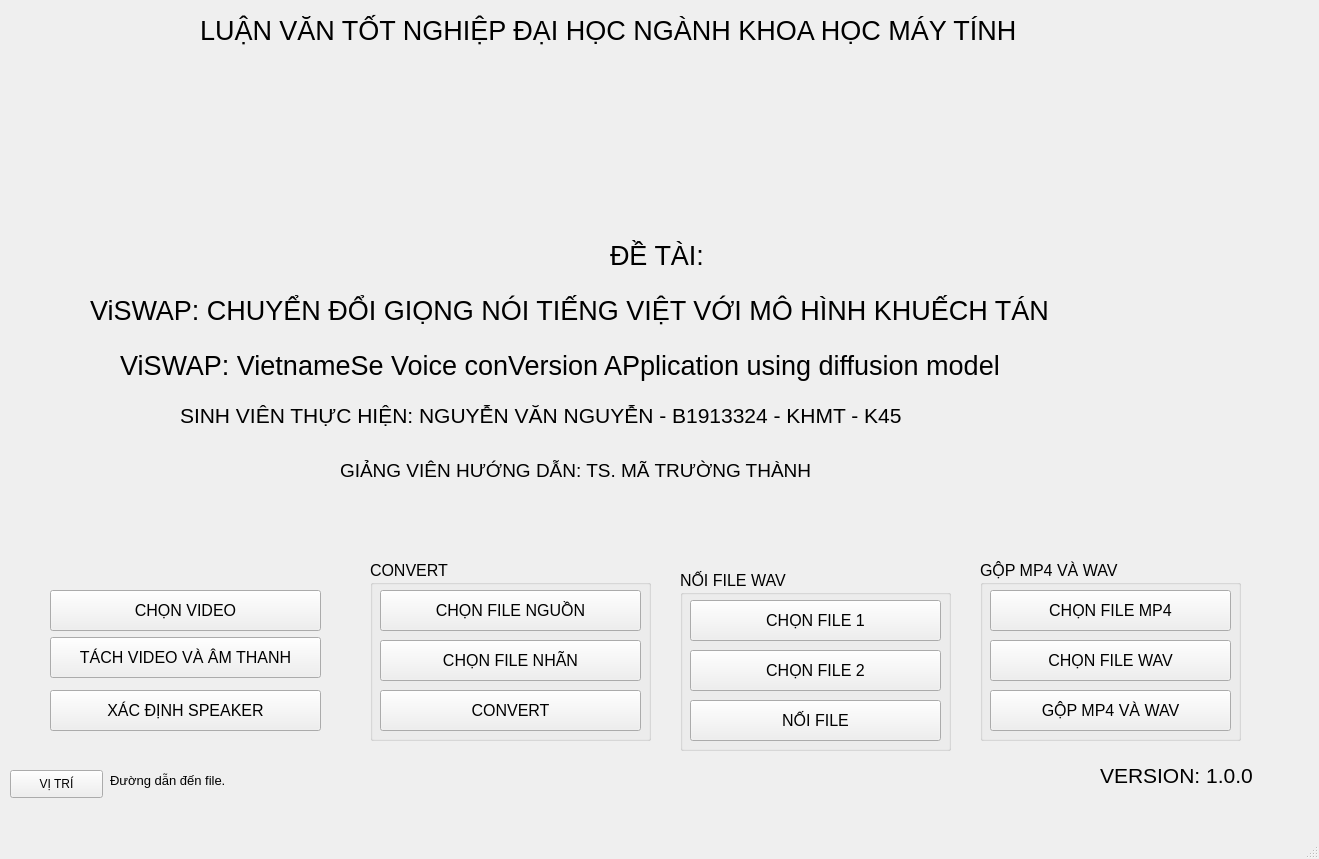
<?xml version="1.0" encoding="UTF-8"?>
<ui version="4.0">
 <class>MainWindow</class>
 <widget class="QMainWindow" name="MainWindow">
  <property name="geometry">
   <rect>
    <x>0</x>
    <y>0</y>
    <width>1319</width>
    <height>859</height>
   </rect>
  </property>
  <property name="windowTitle">
   <string>MainWindow</string>
  </property>
  <widget class="QWidget" name="centralwidget">
   <widget class="QLabel" name="luanVan">
    <property name="geometry">
     <rect>
      <x>200</x>
      <y>10</y>
      <width>941</width>
      <height>41</height>
     </rect>
    </property>
    <property name="font">
     <font>
      <pointsize>20</pointsize>
     </font>
    </property>
    <property name="text">
     <string>LUẬN VĂN TỐT NGHIỆP ĐẠI HỌC NGÀNH KHOA HỌC MÁY TÍNH</string>
    </property>
   </widget>
   <widget class="QPushButton" name="linkVideo">
    <property name="geometry">
     <rect>
      <x>50</x>
      <y>590</y>
      <width>271</width>
      <height>41</height>
     </rect>
    </property>
    <property name="font">
     <font>
      <pointsize>12</pointsize>
     </font>
    </property>
    <property name="text">
     <string>CHỌN VIDEO</string>
    </property>
   </widget>
   <widget class="QPushButton" name="tachMp4Wav">
    <property name="geometry">
     <rect>
      <x>50</x>
      <y>637</y>
      <width>271</width>
      <height>41</height>
     </rect>
    </property>
    <property name="font">
     <font>
      <pointsize>12</pointsize>
     </font>
    </property>
    <property name="text">
     <string>TÁCH VIDEO VÀ ÂM THANH</string>
    </property>
   </widget>
   <widget class="QPushButton" name="speaker">
    <property name="geometry">
     <rect>
      <x>50</x>
      <y>690</y>
      <width>271</width>
      <height>41</height>
     </rect>
    </property>
    <property name="font">
     <font>
      <pointsize>12</pointsize>
     </font>
    </property>
    <property name="text">
     <string>XÁC ĐỊNH SPEAKER</string>
    </property>
   </widget>
   <widget class="QLabel" name="label_linkVideo">
    <property name="geometry">
     <rect>
      <x>110</x>
      <y>770</y>
      <width>931</width>
      <height>21</height>
     </rect>
    </property>
    <property name="font">
     <font>
      <pointsize>10</pointsize>
     </font>
    </property>
    <property name="text">
     <string>Đường dẫn đến file.</string>
    </property>
   </widget>
   <widget class="QGroupBox" name="convert">
    <property name="geometry">
     <rect>
      <x>370</x>
      <y>560</y>
      <width>281</width>
      <height>181</height>
     </rect>
    </property>
    <property name="font">
     <font>
      <pointsize>12</pointsize>
     </font>
    </property>
    <property name="title">
     <string>CONVERT </string>
    </property>
    <widget class="QPushButton" name="srcFile">
     <property name="geometry">
      <rect>
       <x>10</x>
       <y>30</y>
       <width>261</width>
       <height>41</height>
      </rect>
     </property>
     <property name="text">
      <string>CHỌN FILE NGUỒN</string>
     </property>
    </widget>
    <widget class="QPushButton" name="tgtFile">
     <property name="geometry">
      <rect>
       <x>10</x>
       <y>80</y>
       <width>261</width>
       <height>41</height>
      </rect>
     </property>
     <property name="text">
      <string>CHỌN FILE NHÃN</string>
     </property>
    </widget>
    <widget class="QPushButton" name="convertAudio">
     <property name="geometry">
      <rect>
       <x>10</x>
       <y>130</y>
       <width>261</width>
       <height>41</height>
      </rect>
     </property>
     <property name="text">
      <string>CONVERT</string>
     </property>
    </widget>
   </widget>
   <widget class="QPushButton" name="viTri">
    <property name="geometry">
     <rect>
      <x>10</x>
      <y>770</y>
      <width>93</width>
      <height>28</height>
     </rect>
    </property>
    <property name="text">
     <string>VỊ TRÍ</string>
    </property>
   </widget>
   <widget class="QGroupBox" name="noiFileWav">
    <property name="geometry">
     <rect>
      <x>680</x>
      <y>570</y>
      <width>271</width>
      <height>181</height>
     </rect>
    </property>
    <property name="font">
     <font>
      <pointsize>12</pointsize>
     </font>
    </property>
    <property name="title">
     <string>NỐI FILE WAV</string>
    </property>
    <widget class="QPushButton" name="chonWav1">
     <property name="geometry">
      <rect>
       <x>10</x>
       <y>30</y>
       <width>251</width>
       <height>41</height>
      </rect>
     </property>
     <property name="text">
      <string>CHỌN FILE 1</string>
     </property>
    </widget>
    <widget class="QPushButton" name="chonWav2">
     <property name="geometry">
      <rect>
       <x>10</x>
       <y>80</y>
       <width>251</width>
       <height>41</height>
      </rect>
     </property>
     <property name="text">
      <string>CHỌN FILE 2</string>
     </property>
    </widget>
    <widget class="QPushButton" name="noiWav">
     <property name="geometry">
      <rect>
       <x>10</x>
       <y>130</y>
       <width>251</width>
       <height>41</height>
      </rect>
     </property>
     <property name="text">
      <string>NỐI FILE</string>
     </property>
    </widget>
   </widget>
   <widget class="QGroupBox" name="gopMp4Wav_2">
    <property name="geometry">
     <rect>
      <x>980</x>
      <y>560</y>
      <width>261</width>
      <height>181</height>
     </rect>
    </property>
    <property name="font">
     <font>
      <pointsize>12</pointsize>
     </font>
    </property>
    <property name="title">
     <string>GỘP MP4 VÀ WAV</string>
    </property>
    <widget class="QPushButton" name="gopMp4Wav">
     <property name="geometry">
      <rect>
       <x>10</x>
       <y>130</y>
       <width>241</width>
       <height>41</height>
      </rect>
     </property>
     <property name="text">
      <string>GỘP MP4 VÀ WAV</string>
     </property>
    </widget>
    <widget class="QPushButton" name="chonMp4">
     <property name="geometry">
      <rect>
       <x>10</x>
       <y>30</y>
       <width>241</width>
       <height>41</height>
      </rect>
     </property>
     <property name="text">
      <string>CHỌN FILE MP4</string>
     </property>
    </widget>
    <widget class="QPushButton" name="chonWav">
     <property name="geometry">
      <rect>
       <x>10</x>
       <y>80</y>
       <width>241</width>
       <height>41</height>
      </rect>
     </property>
     <property name="text">
      <string>CHỌN FILE WAV</string>
     </property>
    </widget>
   </widget>
   <widget class="QWidget" name="imageLogo" native="true">
    <property name="geometry">
     <rect>
      <x>570</x>
      <y>60</y>
      <width>201</width>
      <height>151</height>
     </rect>
    </property>
   </widget>
   <widget class="QLabel" name="tenDeTai">
    <property name="geometry">
     <rect>
      <x>90</x>
      <y>280</y>
      <width>1111</width>
      <height>61</height>
     </rect>
    </property>
    <property name="font">
     <font>
      <pointsize>20</pointsize>
     </font>
    </property>
    <property name="text">
     <string>ViSWAP: CHUYỂN ĐỔI GIỌNG NÓI TIẾNG VIỆT VỚI MÔ HÌNH KHUẾCH TÁN</string>
    </property>
   </widget>
   <widget class="QLabel" name="GVHD">
    <property name="geometry">
     <rect>
      <x>340</x>
      <y>450</y>
      <width>541</width>
      <height>41</height>
     </rect>
    </property>
    <property name="font">
     <font>
      <pointsize>14</pointsize>
     </font>
    </property>
    <property name="text">
     <string>GIẢNG VIÊN HƯỚNG DẪN: TS. MÃ TRƯỜNG THÀNH</string>
    </property>
   </widget>
   <widget class="QLabel" name="label">
    <property name="geometry">
     <rect>
      <x>120</x>
      <y>340</y>
      <width>1071</width>
      <height>51</height>
     </rect>
    </property>
    <property name="font">
     <font>
      <pointsize>20</pointsize>
     </font>
    </property>
    <property name="text">
     <string>ViSWAP: VietnameSe Voice conVersion APplication using diffusion model</string>
    </property>
   </widget>
   <widget class="QLabel" name="label_2">
    <property name="geometry">
     <rect>
      <x>610</x>
      <y>230</y>
      <width>121</width>
      <height>51</height>
     </rect>
    </property>
    <property name="font">
     <font>
      <pointsize>20</pointsize>
     </font>
    </property>
    <property name="text">
     <string>ĐỀ TÀI:</string>
    </property>
   </widget>
   <widget class="QLabel" name="label_3">
    <property name="geometry">
     <rect>
      <x>180</x>
      <y>390</y>
      <width>891</width>
      <height>51</height>
     </rect>
    </property>
    <property name="font">
     <font>
      <pointsize>16</pointsize>
     </font>
    </property>
    <property name="text">
     <string>SINH VIÊN THỰC HIỆN: NGUYỄN VĂN NGUYỄN - B1913324 - KHMT - K45</string>
    </property>
   </widget>
   <widget class="QLabel" name="label_4">
    <property name="geometry">
     <rect>
      <x>1100</x>
      <y>760</y>
      <width>201</width>
      <height>31</height>
     </rect>
    </property>
    <property name="font">
     <font>
      <pointsize>16</pointsize>
     </font>
    </property>
    <property name="text">
     <string>VERSION: 1.0.0</string>
    </property>
   </widget>
  </widget>
  <widget class="QMenuBar" name="menubar">
   <property name="geometry">
    <rect>
     <x>0</x>
     <y>0</y>
     <width>1319</width>
     <height>26</height>
    </rect>
   </property>
  </widget>
  <widget class="QStatusBar" name="statusbar"/>
 </widget>
 <resources/>
 <connections/>
</ui>
